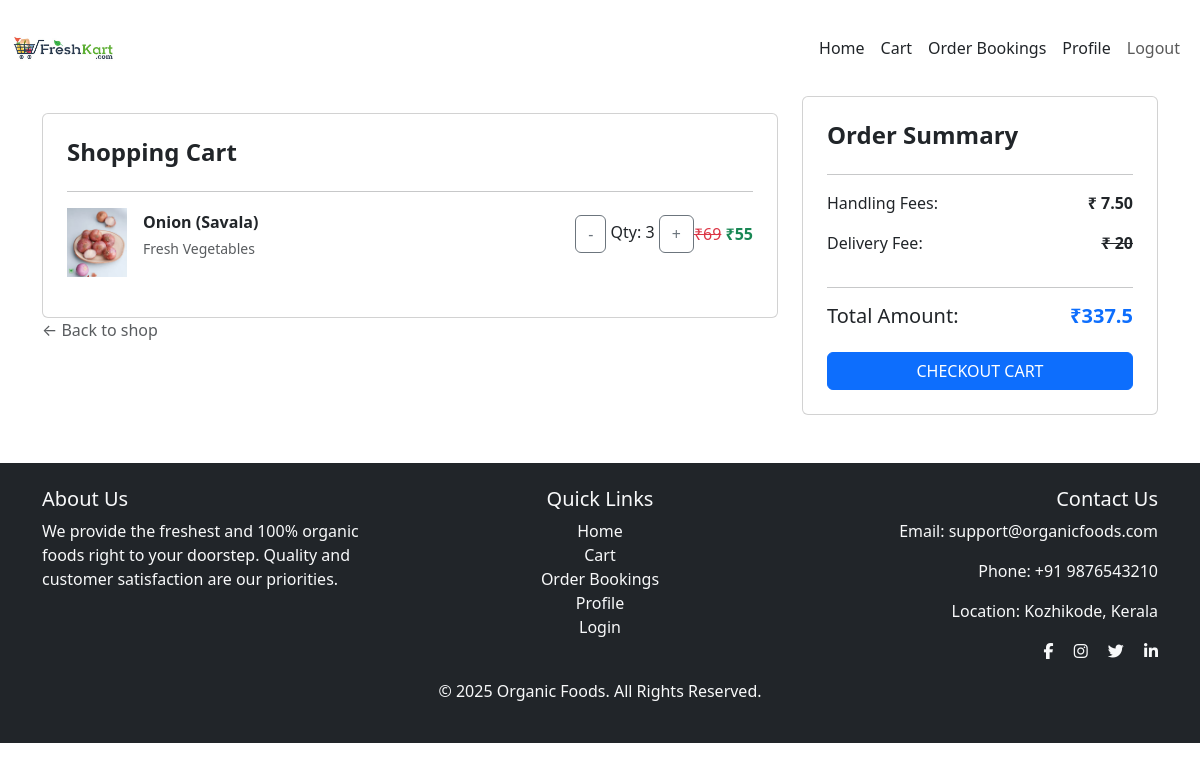
/cart (signed in), run on an earlier commit of the app's database.
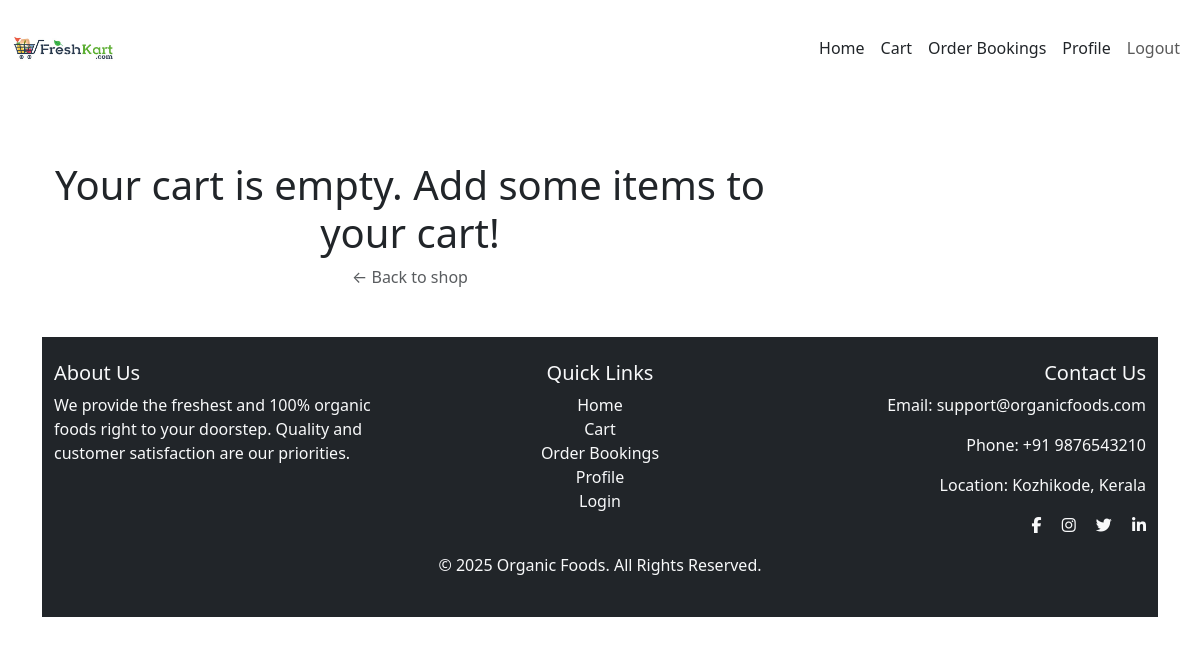
And on a later commit of the database.
### store/models.py (models this page shows, shortened)
class Cart(models.Model):
    user = models.ForeignKey(User, on_delete=models.CASCADE)
    details = models.ForeignKey(Details, on_delete=models.CASCADE)
    quantity = models.IntegerField()
    price=models.FloatField()

class Details(models.Model):
    product=models.ForeignKey(Product,on_delete=models.CASCADE)
    weight=models.TextField()
    price=models.IntegerField()
    off_price=models.IntegerField()
    stock=models.IntegerField()
    discount = models.DecimalField(max_digits=5, decimal_places=2, default=0.00)

class Product(models.Model):
    pid=models.TextField()
    name=models.TextField()
    des=models.TextField()
    category=models.ForeignKey(Category,on_delete=models.CASCADE)
    img=models.FileField()

class Category(models.Model):
    category=models.TextField()

### store/views.py (the view)
# urls.py: path('cart',views.view_cart),
def view_cart(req):
    if 'user' in req.session:
        user = User.objects.get(username=req.session['user'])
        data = Cart.objects.filter(user=user)
        handlingfee=7.50
        total=0+handlingfee
        delivery=0
        for i in data:
            total+=i.price*i.quantity
        cat=Category.objects.all()
        return render(req, 'user/cart.html', {'cart': data,'cat':cat,'total':total})
    else:
         return redirect(gro_login)

### template/user/cart.html (shortened to what the changed rows need)
<!DOCTYPE html>
<html lang="en">
<head>
    {% load static %}
    <link rel="stylesheet" href="{% static 'css/user.css' %}">
    <link href="https://cdn.jsdelivr.net/npm/bootstrap@5.3.0/dist/css/bootstrap.min.css" rel="stylesheet">
    <link rel="stylesheet" href="https://cdnjs.cloudflare.com/ajax/libs/font-awesome/6.7.2/css/all.min.css"
 />
</head>
<body>
    <div class="container my-5">
        <div class="row">
            <div class="col-md-8" style="margin-top: 65px;">
                {% if cart %}
                <div class="card p-4">
                    <h4 class="fw-bold">Shopping Cart</h4>
                    <hr>
                    {% for i in cart %}
                    <div class="d-flex align-items-center mb-3">
                        <img src="{{i.details.product.img.url}}" class="me-3" width="60" alt="Product">
                        <div class="flex-grow-1">
                            <p class="mb-1 fw-bold">{{i.details.product.name}}</p>
                            <p class="text-muted small">{{i.details.product.category.category}}</p>
                        </div>
                        <p>
                            <a href="qty_sub/{{i.id}}" class="btn btn-outline-secondary">-</a>
                            Qty: {{i.quantity}}
                            <a href="qty_add/{{i.id}}" class="btn btn-outline-secondary">+</a>
                        </p>
                        <p>
                            <del class="text-danger">₹{{i.details.price}}</del>
                            <strong class="text-success">₹{{i.details.off_price}}</strong>
                        </p>
                    </div>
                    {% endfor %}
                </div>
                <a href="../" class="text-decoration-none text-muted">&larr; Back to shop</a>
            </div>
            <div class="col-md-4 mt-5">
                <div class="card p-4">
                    <h4 class="fw-bold">Order Summary</h4>
                    <hr>
                    <p class="d-flex justify-content-between">
                        <span>Handling Fees:</span> <strong>₹ 7.50{{ additional_fee }}</strong>
                    </p>
                    <p class="d-flex justify-content-between">
                        <span>Delivery Fee:</span> <strong><strike>₹ 20{{ delivery_fee }}</strike></strong>
                    </p>
                    <hr>
                    <h5 class="d-flex justify-content-between">
                        <span>Total Amount:</span> <strong class="text-primary">₹{{total}}</strong>
                    </h5>
                    <a class="btn btn-primary w-100 mt-3" href="buycart">CHECKOUT CART</a>
                </div>
            </div>
            {% else %}
            <div class="container col-12 text-center mt-5">
                <h1>Your cart is empty. Add some items to your cart!</h1>
                <a href="../" class="text-decoration-none text-muted">&larr; Back to shop</a>
            </div>
            {% endif %}
        </div>
    </div>
</body>
</html>

What changed in the data, as far as the page shows it:
removed Cart: details.product.img (picture), details.product.name "Onion (Savala)", details.product.category.category "Fresh Vegetables", quantity "3", details.price "69", details.off_price "55"
Also different on the page:
{{ total }}: "337.5" → (not shown)
text no longer shown: "Shopping Cart Order Summary Handling Fees: ₹ 7.50 Delivery Fee: ₹ 20 Total Amount: ₹ CHECKOUT CART"
text now shown: "Your cart is empty. Add some items to your cart!"
